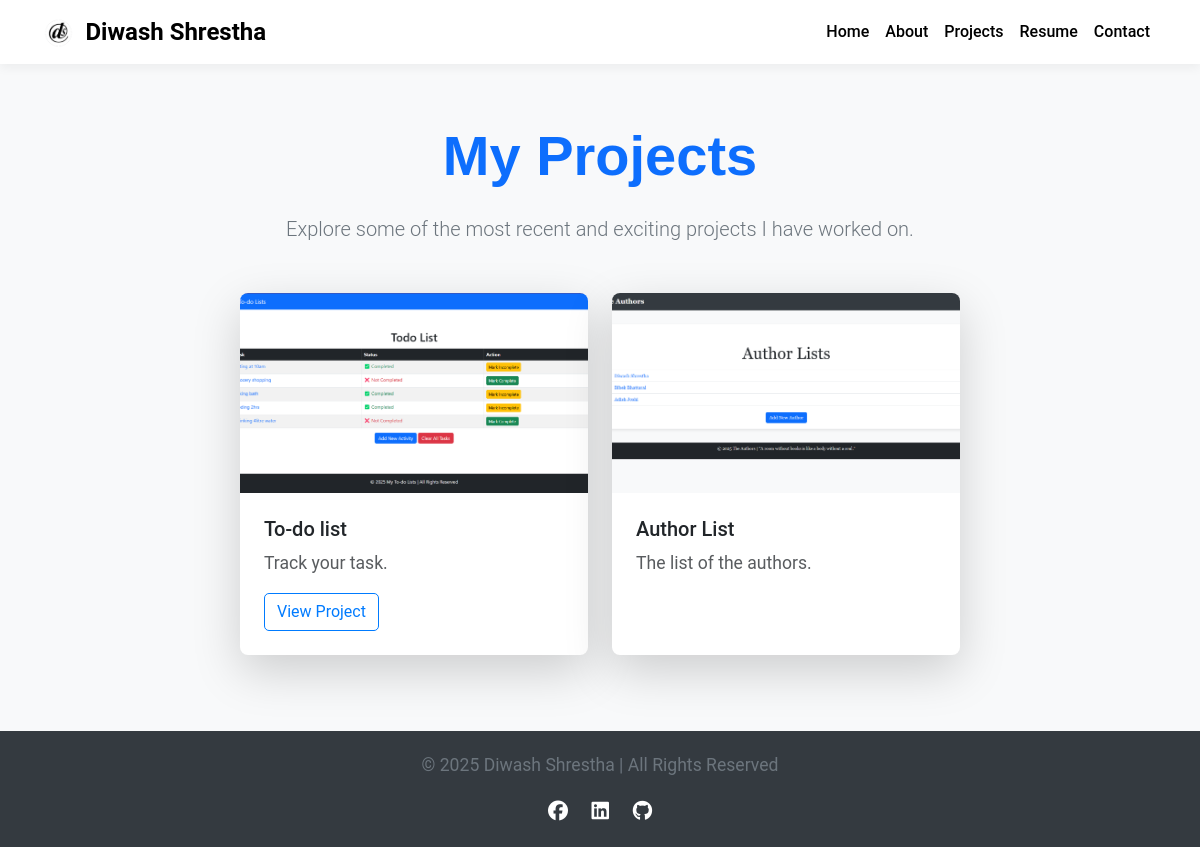
The page /projects/ on the database as committed earlier.
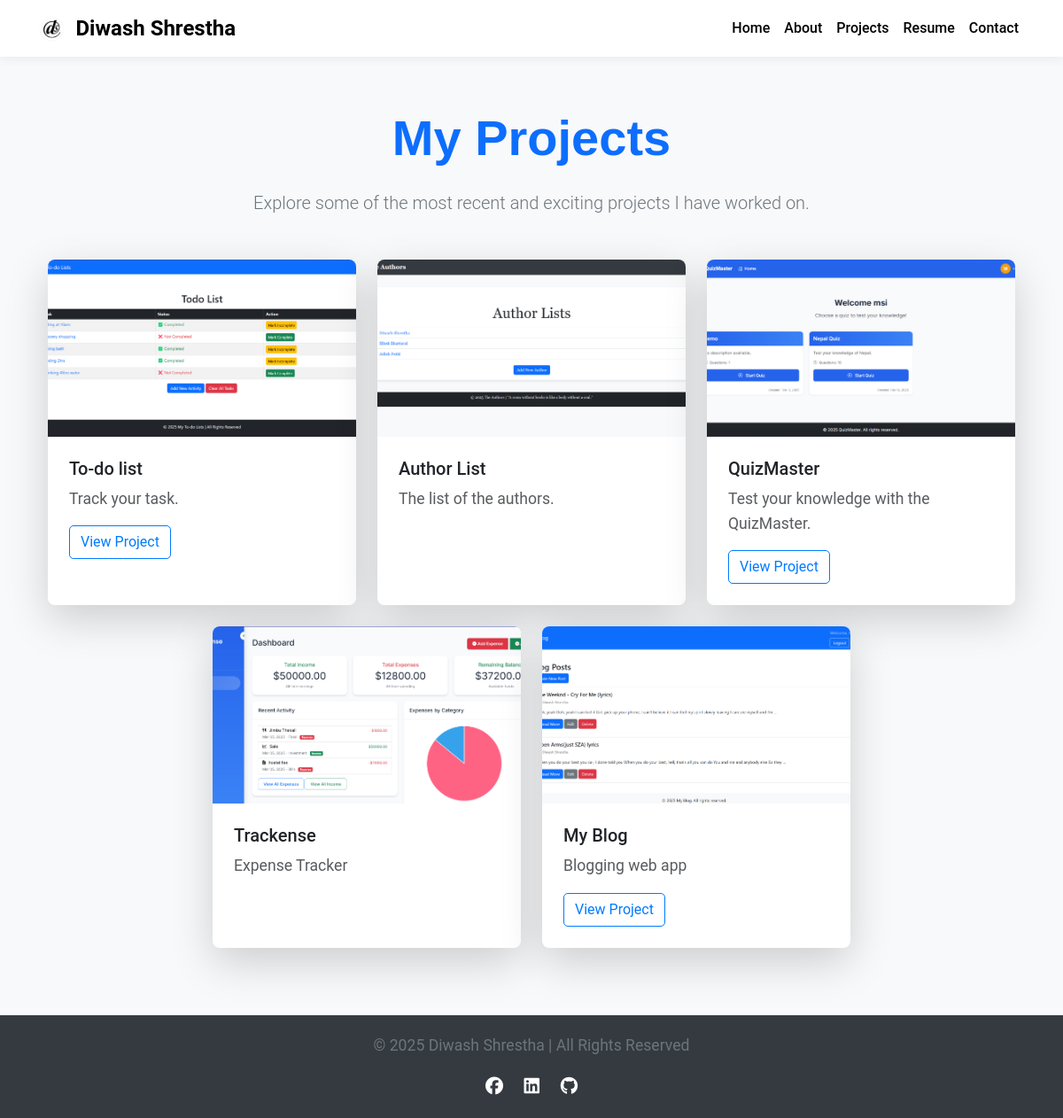
The same page on the database as committed later.
### my_portfolio/models.py (models this page shows, shortened)
class Project(models.Model):
    title = models.CharField(max_length=225)
    description = models.TextField()
    image = models.ImageField(upload_to='projects/')
    url = models.URLField(blank=True, null=True)

### my_portfolio/views.py (the view)
# urls.py: path('projects/', views.projects, name='projects'),
def projects(request):
    projects = Project.objects.all()
    return render(request, 'projects.html',{'projects':projects})

### templates/projects.html
{% extends 'base.html' %}
{% load static %}
{% block content %}
<div class="container py-1">
    <h1 class="display-4 text-center mb-4 fw-bold display-4 text-primary" data-aos="fade-up ">My Projects</h1>
    <p class="lead text-center mb-5" data-aos="fade-up" data-aos-delay="200">Explore some of the most recent and exciting projects I have worked on.</p>
    <div class="row justify-content-center">
        {% for project in projects %}
        <div class="col-lg-4 col-md-6 mb-4" data-aos="fade-up" data-aos-delay="{{ forloop.counter0|add:1 }}00">
            <div class="card border-0 shadow-lg rounded-3 overflow-hidden h-100">
                <img src="{{ project.image.url }}" class="card-img-top" alt="{{ project.title }}" style="object-fit: cover; height: 200px;">
                <div class="card-body p-4">
                    <h5 class="card-title text-dark">{{ project.title }}</h5>
                    <p class="card-text text-muted mb-3">{{ project.description }}</p>
                    {% if project.url %}
                        <a href="{{ project.url }}" class="btn btn-outline-primary" target="_blank">View Project</a>
                    {% endif %}
                </div>
            </div>
        </div>
        {% empty %}
        <p class="text-center">No projects added yet.</p>
        {% endfor %}
    </div>
</div>
{% endblock %}

### templates/base.html (shortened to what this page needs)
{% load static %}
<!DOCTYPE html>
<html lang="en">
<head>
    <link rel="stylesheet" href="{% static 'css/bootstrap.min.css' %}">
    <link rel="stylesheet" href="{% static 'css/style.css' %}">
    <link rel="stylesheet" href="https://cdnjs.cloudflare.com/ajax/libs/font-awesome/6.4.2/css/all.min.css">
    <link rel="stylesheet" href="https://cdnjs.cloudflare.com/ajax/libs/aos/2.3.4/aos.css">
</head>
<body>
    <nav class="navbar navbar-expand-lg navbar-light fixed-top">
        <div class="container">
            <a class="navbar-brand" href="{% url 'homepage' %}">
                <img src="{% static 'images/logo.png' %}" alt="Logo"> Diwash Shrestha
            </a>
            <div class="collapse navbar-collapse" id="navbarNav">
                <ul class="navbar-nav ms-auto">
                    <li class="nav-item"><a class="nav-link" href="{% url 'homepage' %}">Home</a></li>
                    <li class="nav-item"><a class="nav-link" href="{% url 'about' %}">About</a></li>
                    <li class="nav-item"><a class="nav-link" href="{% url 'projects' %}">Projects</a></li>
                    <li class="nav-item"><a class="nav-link" href="{% url 'resume' %}">Resume</a></li>
                    <li class="nav-item"><a class="nav-link" href="{% url 'contact' %}">Contact</a></li>
                </ul>
            </div>
        </div>
    </nav>
    <main class="container my-5">
        {% block content %}{% endblock %}
    </main>
    <footer>
        <p>&copy; 2025 Diwash Shrestha | All Rights Reserved</p>
        <div class="footer-icons">
            <a href="https://facebook.com/yourprofile" target="_blank"><i class="fab fa-facebook"></i></a>
            <a href="https://linkedin.com/in/yourprofile" target="_blank"><i class="fab fa-linkedin"></i></a>
            <a href="https://github.com/yourprofile" target="_blank"><i class="fab fa-github"></i></a>
        </div>
    </footer>
</body>
</html>

### static/css/style.css (style rules this page uses)
:root { --primary-color: #007bff; --secondary-color: #6c757d; --background-color: #f8f9fa; --text-color: #333; }
body { background-color: var(--background-color); color: var(--text-color); font-family: 'Roboto', sans-serif; line-height: 1.6; }
.navbar { background-color: var(--primary-color); }
.navbar a { color: rgb(0, 0, 0); }
footer { background-color: var(--primary-color); color: #fff; }
.card { transition: transform 0.3s ease-in-out, box-shadow 0.3s ease; border-radius: 15px; }
.card-img-top { transition: opacity 0.3s ease; }
.btn { transition: background-color 0.3s, transform 0.3s; border-radius: 5px; }
.btn-outline-primary { border-color: var(--primary-color); color: var(--primary-color); }
h1, h2, h3 { font-family: 'Poppins', sans-serif; font-weight: 700; color: var(--primary-color); }
p { font-family: 'Roboto', sans-serif; font-size: 1.1rem; color: var(--secondary-color); }
[data-aos="fade-up"] { opacity: 0; transform: translateY(50px); transition: opacity 0.6s ease-out, transform 0.6s ease-out; }
[data-aos="fade-up"].aos-animate { opacity: 1; transform: translateY(0); }

### templates/base.html (style rules this page uses)
html, body { height: 100%; display: flex; flex-direction: column; background-color: #f8f9fa; }
main { flex: 1; padding-top: 70px; }
.navbar { background: white; transition: all 0.3s ease-in-out; box-shadow: 0 4px 10px rgba(0, 0, 0, 0.05); }
.navbar-brand { display: flex; align-items: center; font-weight: bold; font-size: 1.5rem; color: #000; }
.navbar-brand img { margin-right: 10px; height: 35px; width: auto; }
.navbar-light .navbar-nav .nav-link { font-weight: 500; color: #000 !important; transition: 0.3s ease-in-out; }
footer { background: #343a40; color: white; text-align: center; padding: 20px 0; font-size: 0.9rem; }
.footer-icons { margin-top: 10px; }
.footer-icons a { color: white; font-size: 20px; margin: 0 10px; transition: 0.3s; }

Rows that differ between the two databases and show on the page:
added Project: image (picture), title "QuizMaster", description "Test your knowledge with the QuizMaster."
added Project: image (picture), title "Trackense", description "Expense Tracker"
added Project: image (picture), title "My Blog", description "Blogging web app"
